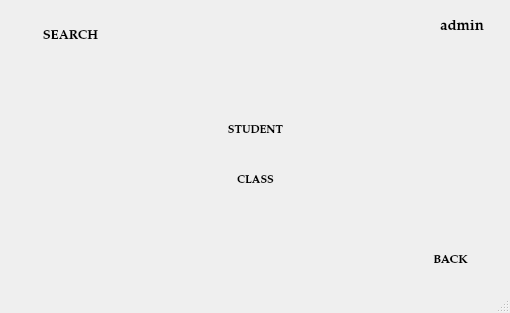
<?xml version="1.0" encoding="UTF-8"?>
<ui version="4.0">
 <class>view0</class>
 <widget class="QMainWindow" name="view0">
  <property name="geometry">
   <rect>
    <x>0</x>
    <y>0</y>
    <width>510</width>
    <height>313</height>
   </rect>
  </property>
  <property name="windowTitle">
   <string>MainWindow</string>
  </property>
  <widget class="QWidget" name="centralwidget">
   <widget class="QLabel" name="invalid">
    <property name="geometry">
     <rect>
      <x>150</x>
      <y>350</y>
      <width>251</width>
      <height>31</height>
     </rect>
    </property>
    <property name="font">
     <font>
      <family>MS Sans Serif</family>
     </font>
    </property>
    <property name="styleSheet">
     <string notr="true">color: rgb(255, 3, 3);</string>
    </property>
    <property name="text">
     <string/>
    </property>
   </widget>
   <widget class="QLabel" name="label">
    <property name="enabled">
     <bool>true</bool>
    </property>
    <property name="geometry">
     <rect>
      <x>0</x>
      <y>-20</y>
      <width>751</width>
      <height>541</height>
     </rect>
    </property>
    <property name="frameShadow">
     <enum>QFrame::Plain</enum>
    </property>
    <property name="text">
     <string/>
    </property>
    <property name="pixmap">
     <pixmap resource="pic.qrc">:/newPrefix/ttt.jpg</pixmap>
    </property>
   </widget>
   <widget class="QPushButton" name="add">
    <property name="geometry">
     <rect>
      <x>20</x>
      <y>20</y>
      <width>101</width>
      <height>31</height>
     </rect>
    </property>
    <property name="font">
     <font>
      <family>Palatino Linotype</family>
      <pointsize>10</pointsize>
      <weight>75</weight>
      <bold>true</bold>
     </font>
    </property>
    <property name="acceptDrops">
     <bool>false</bool>
    </property>
    <property name="styleSheet">
     <string notr="true">background-color: rgb(255, 255, 255);</string>
    </property>
    <property name="text">
     <string>SEARCH</string>
    </property>
    <property name="checkable">
     <bool>false</bool>
    </property>
    <property name="default">
     <bool>true</bool>
    </property>
    <property name="flat">
     <bool>true</bool>
    </property>
   </widget>
   <widget class="QLabel" name="label_2">
    <property name="geometry">
     <rect>
      <x>410</x>
      <y>10</y>
      <width>31</width>
      <height>31</height>
     </rect>
    </property>
    <property name="text">
     <string/>
    </property>
    <property name="pixmap">
     <pixmap resource="pic.qrc">:/newPrefix/icon.png</pixmap>
    </property>
   </widget>
   <widget class="QLabel" name="label_3">
    <property name="geometry">
     <rect>
      <x>440</x>
      <y>20</y>
      <width>47</width>
      <height>13</height>
     </rect>
    </property>
    <property name="font">
     <font>
      <family>Palatino Linotype</family>
      <pointsize>11</pointsize>
      <weight>75</weight>
      <bold>true</bold>
     </font>
    </property>
    <property name="text">
     <string>admin</string>
    </property>
   </widget>
   <widget class="QLabel" name="invalid_2">
    <property name="geometry">
     <rect>
      <x>240</x>
      <y>280</y>
      <width>151</width>
      <height>16</height>
     </rect>
    </property>
    <property name="font">
     <font>
      <family>MS Sans Serif</family>
      <pointsize>10</pointsize>
      <weight>75</weight>
      <bold>true</bold>
     </font>
    </property>
    <property name="styleSheet">
     <string notr="true">color:rgb(238, 0, 0)</string>
    </property>
    <property name="text">
     <string/>
    </property>
   </widget>
   <widget class="QPushButton" name="back">
    <property name="geometry">
     <rect>
      <x>410</x>
      <y>250</y>
      <width>81</width>
      <height>21</height>
     </rect>
    </property>
    <property name="font">
     <font>
      <family>Palatino Linotype</family>
      <pointsize>9</pointsize>
      <weight>75</weight>
      <bold>true</bold>
     </font>
    </property>
    <property name="acceptDrops">
     <bool>false</bool>
    </property>
    <property name="styleSheet">
     <string notr="true">background-color: rgb(255, 255, 255);</string>
    </property>
    <property name="text">
     <string>BACK</string>
    </property>
    <property name="checkable">
     <bool>false</bool>
    </property>
    <property name="default">
     <bool>true</bool>
    </property>
    <property name="flat">
     <bool>true</bool>
    </property>
   </widget>
   <widget class="QPushButton" name="student">
    <property name="geometry">
     <rect>
      <x>210</x>
      <y>120</y>
      <width>91</width>
      <height>21</height>
     </rect>
    </property>
    <property name="font">
     <font>
      <family>Palatino Linotype</family>
      <pointsize>8</pointsize>
      <weight>75</weight>
      <bold>true</bold>
     </font>
    </property>
    <property name="acceptDrops">
     <bool>false</bool>
    </property>
    <property name="styleSheet">
     <string notr="true">background-color: rgb(255, 255, 255);</string>
    </property>
    <property name="text">
     <string>STUDENT</string>
    </property>
    <property name="checkable">
     <bool>false</bool>
    </property>
    <property name="default">
     <bool>true</bool>
    </property>
    <property name="flat">
     <bool>true</bool>
    </property>
   </widget>
   <widget class="QPushButton" name="classwise">
    <property name="geometry">
     <rect>
      <x>210</x>
      <y>170</y>
      <width>91</width>
      <height>21</height>
     </rect>
    </property>
    <property name="font">
     <font>
      <family>Palatino Linotype</family>
      <pointsize>8</pointsize>
      <weight>75</weight>
      <bold>true</bold>
     </font>
    </property>
    <property name="acceptDrops">
     <bool>false</bool>
    </property>
    <property name="styleSheet">
     <string notr="true">background-color: rgb(255, 255, 255);</string>
    </property>
    <property name="text">
     <string>CLASS</string>
    </property>
    <property name="checkable">
     <bool>false</bool>
    </property>
    <property name="default">
     <bool>true</bool>
    </property>
    <property name="flat">
     <bool>true</bool>
    </property>
   </widget>
  </widget>
  <widget class="QMenuBar" name="menubar">
   <property name="geometry">
    <rect>
     <x>0</x>
     <y>0</y>
     <width>510</width>
     <height>21</height>
    </rect>
   </property>
  </widget>
  <widget class="QStatusBar" name="statusbar"/>
 </widget>
 <tabstops>
  <tabstop>student</tabstop>
  <tabstop>classwise</tabstop>
  <tabstop>back</tabstop>
  <tabstop>add</tabstop>
 </tabstops>
 <resources>
  <include location="pic.qrc"/>
 </resources>
 <connections/>
</ui>
